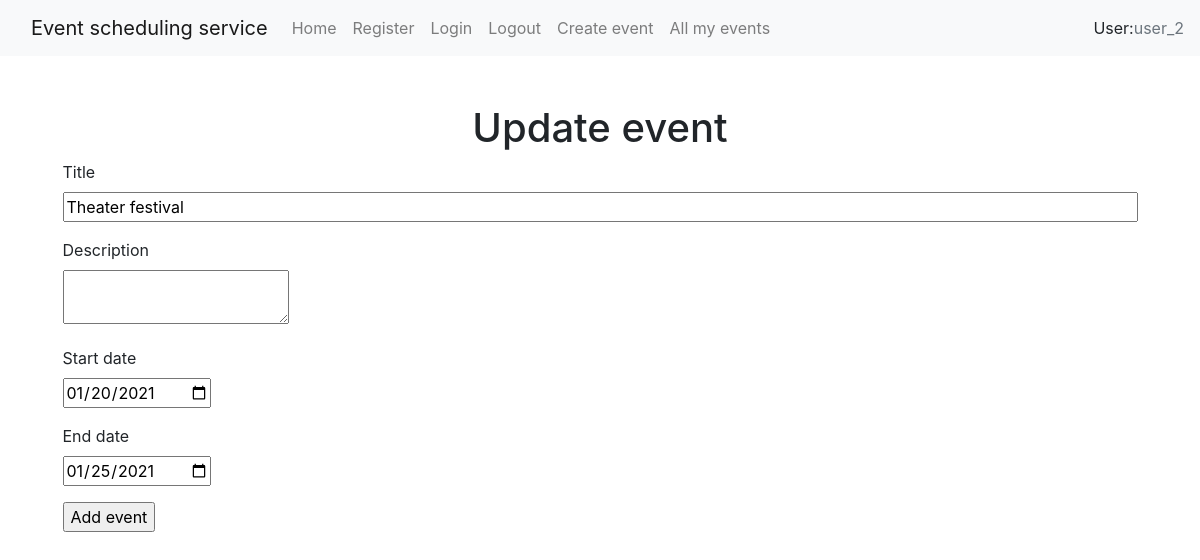
Page /event/update/2 (signed in) on the committed database.
### app/models.py (models this page shows, shortened)
class User(db.Model):
    __tablename__ = 'user'
    username = db.Column(db.String(64), index=True, unique=True)
    email = db.Column(db.String(120), index=True, unique=True, primary_key=True)
    password_hash = db.Column(db.String(128))
    events = db.relationship('Event', backref='author', lazy='dynamic', primaryjoin="User.email == Event.author_email")

class Event(db.Model):
    __tablename__ = 'event'
    id = db.Column(db.Integer, primary_key=True)
    title = db.Column(db.String(100))
    body = db.Column(db.Text)
    start_date = db.Column(db.Date)
    end_date = db.Column(db.Date)
    author_email = db.Column(db.String(120), db.ForeignKey('user.email'))

### app/routes.py (the view, shortened to what this page needs)
@app.route('/event/update/<int:id>',  methods=['GET', 'POST'])
@login_required
def update_event(id):
    event = db.session.query(Event).filter_by(id=id).first()
    form = EventForm()
    return render_template('update_event.html', event=event, form=form)

### app/forms.py (shortened to what this page needs)
class EventForm(FlaskForm):
    title = StringField('Title', validators=[DataRequired()])
    body = TextAreaField('Description', validators=[DataRequired()])
    start_date = DateField('Start date', format='%Y-%m-%d', validators=[DataRequired()], render_kw={"placeholder": "YYYY-MM-DD"})
    end_date = DateField('End date', format='%Y-%m-%d', validators=[DataRequired()], render_kw={"placeholder": "YYYY-MM-DD"})
    submit = SubmitField('Add event')

### app/models.py (called while the page is built)
@login_manager.user_loader
def load_user(email):
    return User.query.filter_by(email=email).first()

### app/templates/update_event.html (shortened to what this page needs)
{% extends "base.html" %}
{% block content %}
<div class="d-flex justify-content-center flex-wrap mt-5 mb-5" style="width: 25vw; margin: auto;">
    <h1>Update event</h1>
    <form action="" method="post" novalidate>
        <p>
            {{ form.title.label }}<br>
            {{ form.title(size=100, value=event.title) }}<br>
        </p>
        <p>
            {{ form.body.label }}<br>
            {{ form.body(value=event.body) }}<br>
        </p>
        <p>
            {{ form.start_date.label }}<br>
            {{ form.start_date(value=event.start_date) }}<br>
        </p>
        <p>
            {{ form.end_date.label }}<br>
            {{ form.end_date(value=event.end_date) }}
        </p>
        <p>{{ form.submit() }}</p>
    </form>
</div>
{% endblock %}

### app/templates/base.html (shortened to what this page needs)
<!DOCTYPE html>
<html lang="en">
<head>
    <link rel="stylesheet" href="https://cdn.jsdelivr.net/npm/bootstrap@4.5.3/dist/css/bootstrap.min.css">
</head>
<body>
    <nav class="navbar navbar-expand-lg navbar-light bg-light">
        <a class="navbar-brand" href="#" style="padding-left: 15px;">Event scheduling service</a>
         <div class="collapse navbar-collapse" id="navbarSupportedContent">
             <ul class="navbar-nav mr-auto">
                 <li class="nav-item">
                     <a class="nav-link" href="/">Home</a>
                 </li>
                 <li class="nav-item">
                     <a class="nav-link" href="/register">Register</a>
                 </li>
                 <li class="nav-item">
                     <a class="nav-link" href="/login">Login</a>
                 </li>
                 <li class="nav-item">
                     <a class="nav-link" href="/logout">Logout</a>
                 </li>
                 {% if current_user.is_authenticated %}
                 <li class="nav-item">
                     <a class="nav-link" href="/event/create">Create event</a>
                 </li>
                 <li class="nav-item">
                     <a class="nav-link" href="/all_my_events">All my events</a>
                 </li>
                 {% endif %}
             </ul>
             {% if current_user.is_authenticated %}
                 User: <div class="text-muted">  {{ current_user.username }}</div>
             {% endif %}
         </div>
    </nav>
    {% block content %}
    {% endblock %}
</body>
</html>

### rows in the picture
User: username "user_2"
Event: title "Theater festival", start_date "01/20/2021", end_date "01/25/2021"
